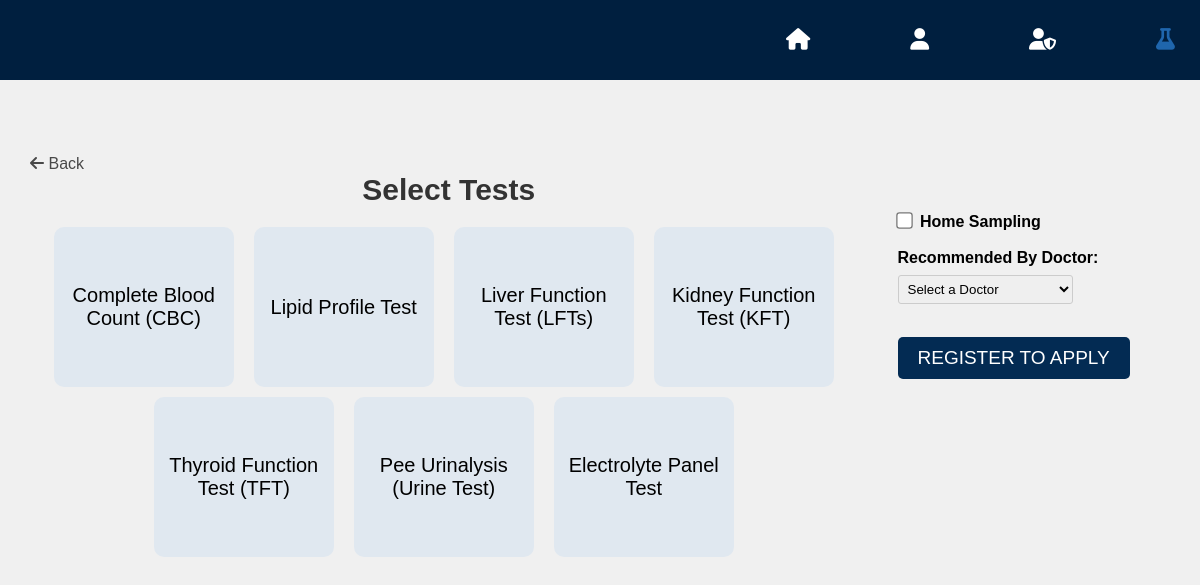
/lab-tests.php, run on the app's committed database.
### tables this page shows
CREATE TABLE `lab_test` (
  `id` int(11) NOT NULL,
  `name` varchar(100) NOT NULL,
  `price` float NOT NULL,
  `discount` float NOT NULL,
  `test_type` varchar(10) NOT NULL,
  `description` text DEFAULT NULL
);

### lab-tests.php (the view, shortened to what this page needs)
<?php
require_once "utils/connection.php";
$sql = "SELECT * FROM lab_test";
$result = $mysqli->query($sql);
$labTests = $result->fetch_all(MYSQLI_ASSOC);
if (isset($_GET['labTests'])) {
  $selectedTestIds = explode(',', $_GET['labTests']);
} else {
  $selectedTestIds = [];
}
?>
<!DOCTYPE html>
<html lang="en">
<head>
  <link rel="stylesheet" href="https://cdnjs.cloudflare.com/ajax/libs/font-awesome/5.15.3/css/all.min.css" />
  <link rel="stylesheet" href="css/style.css" />
  <link rel="stylesheet" href="css/lab-tests.css" />
</head>
<body class="dark-theme">
  <?php require_once 'components/Nav.php'; ?>
  <div class="container">
    <div class='go-back'>
      <a href="index.php" class="go-back-button"><i class="fas fa-arrow-left"></i> Back</a>
    </div>
    <div>
      <form action="patient-bill.php" method="GET">
        <div class="layout">
          <div class="left-section">
            <h1>Select Tests</h1>
            <div class="wrapper">
              <?php foreach ($labTests as $test) : ?>
                <div class="card">
                  <div class="card-inner <?php if (in_array($test['id'], $selectedTestIds))
                                            echo ' selected'; ?>">
                    <div class="card-front ">
                      <p><?php echo $test['name']; ?></p>
                    </div>
                    <div class="card-back">
                      <div class="list">
                        <div class="column">
                          <?php echo '<a class="list-item" href="test-details.php?id=' . urlencode($test['id']) . '"><span>' . $test["name"] . ' ($' . $test["price"] . ')</span></a>' ?>
                        </div>
                      </div>
                    </div>
                  </div>
                </div>
                <br>
              <?php endforeach; ?>
            </div>
          </div>
          <div class="right-section">
            <div>
              <label>
                <input title="Home" placeholder="Home Sample" type="checkbox" name="homesample" id="homesampleCheckbox">
                <b> Home Sampling</b>
              </label>
            </div>
            <br>
            <div class="select-doctor">
              <label for="doctor">Recommended By Doctor:</label>
              <select name="doctor" id="doctor">
                <option value="">Select a Doctor</option>
              </select>
            </div>
            <br>
            <?php
            if (!isset($_SESSION['type'])) {
              echo "<a href='login-patient.php' class='test-button button primary-button'>Register to Apply</a>";
            } else {
              echo '<button type="submit" class="button primary-button">Apply</button>';
            }
            ?>
          </div>
        </div>
      </form>
    </div>
  </div>
</body>
</html>

### css/style.css (style rules this page uses)
* { box-sizing: border-box; margin: 0; padding: 0; font-family: "Gill Sans", "Gill Sans MT", Calibri, "Trebuchet MS", sans-serif; }
body { background-color: #F5F5F5; }
.container { max-width: 100%; position: relative; top: 10vh; left: 0; }
html { scroll-behavior: smooth; }
a { text-decoration: none; color: #fff; }
.button { display: inline-block; padding: 13px 18px; border: none; border-radius: 4px; color: #fff; text-transform: uppercase; font-size: 16px; text-align: center; text-decoration: none; cursor: pointer; transition: all 0.3s ease; }
.go-back { margin-top: 15px; }
.go-back a { color: rgba(0, 0, 0, 0.7); margin-top: 15px; }
.primary-button { background-color: #6c757d; }

### css/lab-tests.css (style rules this page uses)
html, body { height: 100%; margin: 0; padding: 0; }
body { display: flex; flex-direction: column; align-items: center; background-color: #f0f0f0; }
.container { max-width: 1240px; padding: 10px; text-align: center; margin-top: 50px; }
.container h1 { text-align: center; }
.layout { margin-bottom: 10px; display: grid; grid-template-columns: 9fr 3fr; gap: 10px; }
.right-section { text-align: left; padding-top: 5vh; }
.wrapper { display: flex; flex-wrap: wrap; justify-content: center; gap: 10px; }
.card { width: 180px; height: 160px; perspective: 1000px; }
.card-inner { width: 100%; height: 100%; position: relative; transform-style: preserve-3d; transition: transform 0.999s; }
.card-front, .card-back { position: absolute; width: 100%; height: 100%; backface-visibility: hidden; }
.card-front { background-color: #e0e8f0; color: black; display: flex; align-items: center; border: 10px solid #e0e8f0; border-radius: 10px; justify-content: center; font-size: 20px; transform: rotateY(0deg); }
input[type="checkbox"] { cursor: pointer; transform: scale(1.27); margin-right: 5px; }
.card-back { padding: 3px; background-color: #001f3f; color: #fff; display: flex; align-items: center; border: 1px solid #061a2e; border-radius: 10px; justify-content: center; font-size: 20px; transform: rotateY(180deg); box-shadow: 0px 5px 15px rgba(0, 0, 0, 0.3); }
h1 { font-size: 30px; color: #333; margin-bottom: 20px; }
.container .go-back { text-align: left; margin-right: auto; margin-left: 20px; }
.button { font-size: 19px; display: inline-block; padding: 10px 20px; background-color: #032b53; color: #fff; border: none; border-radius: 5px; text-decoration: none; cursor: pointer; transition: background-color 0.3s ease; }
.select-doctor label { font-weight: bold; }
.select-doctor select,.select-doctor datalist, .select-doctor input { margin-top: 8px; width: 60%; padding: 5px; margin-bottom: 15px; border: 1px solid #ccc; border-radius: 3px; }

### data on the page
lab_test: name "Complete Blood Count (CBC)"
lab_test: name "Lipid Profile Test"
lab_test: name "Liver Function Test (LFTs)"
lab_test: name "Kidney Function Test (KFT)"
lab_test: name "Thyroid Function Test (TFT)"
lab_test: name "Pee Urinalysis (Urine Test)"
lab_test: name "Electrolyte Panel Test"
